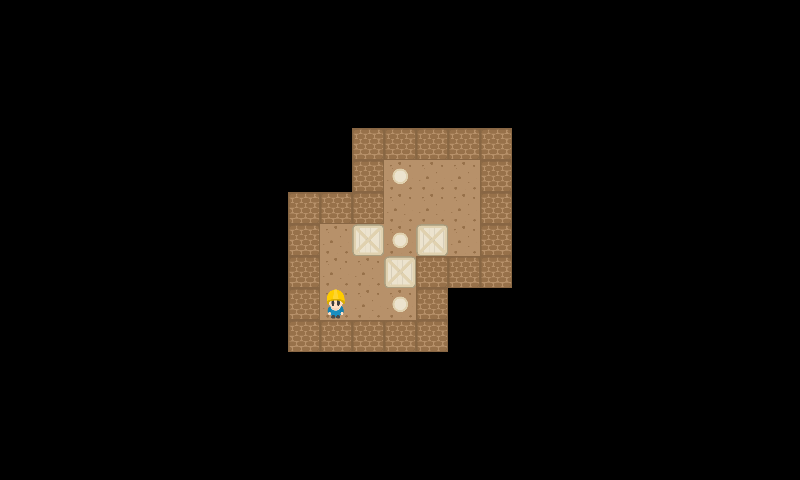

A level layout from a 2D game, rendered from its tile map. Below: a short description, then the map file with tile-grid data replaced by summaries:
An orthogonal 25x15 tile map with 32x32 px tiles, 2 tile layers (StaticMap, Objetos).

<map version="1.0" orientation="orthogonal" renderorder="right-down" width="25" height="15" tilewidth="32" tileheight="32">
 <tileset firstgid="1" name="Tileset" tilewidth="32" tileheight="32">
  <image source="Tileset.png" width="192" height="192" />
  <tile id="0">
   <properties>
    <property name="tipo" value="pared" />
   </properties>
  </tile>
  <tile id="6">
   <properties>
    <property name="tipo" value="pared" />
   </properties>
  </tile>
  <tile id="8">
   <properties>
    <property name="color" value="purple" />
    <property name="tipo" value="endPoint" />
   </properties>
  </tile>
  <tile id="9">
   <properties>
    <property name="color" value="gray" />
    <property name="tipo" value="endPoint" />
   </properties>
  </tile>
  <tile id="10">
   <properties>
    <property name="color" value="brown" />
    <property name="tipo" value="endPoint" />
   </properties>
  </tile>
  <tile id="11">
   <properties>
    <property name="color" value="blue" />
    <property name="tipo" value="endPoint" />
   </properties>
  </tile>
  <tile id="12">
   <properties>
    <property name="tipo" value="pared" />
   </properties>
  </tile>
  <tile id="14">
   <properties>
    <property name="color" value="black" />
    <property name="tipo" value="endPoint" />
   </properties>
  </tile>
  <tile id="15">
   <properties>
    <property name="color" value="purple" />
    <property name="tipo" value="caja" />
   </properties>
  </tile>
  <tile id="16">
   <properties>
    <property name="color" value="gray" />
    <property name="tipo" value="caja" />
   </properties>
  </tile>
  <tile id="17">
   <properties>
    <property name="color" value="brown" />
    <property name="tipo" value="caja" />
   </properties>
  </tile>
  <tile id="18">
   <properties>
    <property name="tipo" value="pared" />
   </properties>
  </tile>
  <tile id="20">
   <properties>
    <property name="color" value="beige" />
    <property name="tipo" value="endPoint" />
   </properties>
  </tile>
  <tile id="21">
   <properties>
    <property name="color" value="blue" />
    <property name="tipo" value="caja" />
   </properties>
  </tile>
  <tile id="22">
   <properties>
    <property name="tipo" value="startPoint" />
   </properties>
  </tile>
  <tile id="24">
   <properties>
    <property name="tipo" value="pared" />
   </properties>
  </tile>
  <tile id="25">
   <properties>
    <property name="color" value="yellow" />
    <property name="tipo" value="endPoint" />
   </properties>
  </tile>
  <tile id="26">
   <properties>
    <property name="color" value="yellow" />
    <property name="tipo" value="caja" />
   </properties>
  </tile>
  <tile id="27">
   <properties>
    <property name="color" value="black" />
    <property name="tipo" value="caja" />
   </properties>
  </tile>
  <tile id="30">
   <properties>
    <property name="tipo" value="pared" />
   </properties>
  </tile>
  <tile id="31">
   <properties>
    <property name="color" value="red" />
    <property name="tipo" value="endPoint" />
   </properties>
  </tile>
  <tile id="32">
   <properties>
    <property name="color" value="red" />
    <property name="tipo" value="caja" />
   </properties>
  </tile>
  <tile id="33">
   <properties>
    <property name="color" value="beige" />
    <property name="tipo" value="caja" />
   </properties>
  </tile>
  <tile id="34">
   <properties>
    <property name="box" value="beige" />
   </properties>
  </tile>
 </tileset>
 <layer name="StaticMap" width="25" height="15">
  <data>[375 cells, 41 non-empty, 2 distinct tile ids]</data>
 </layer>
 <layer name="Objetos" width="25" height="15">
  <data>[375 cells, 7 non-empty, 3 distinct tile ids]</data>
 </layer>
</map>
